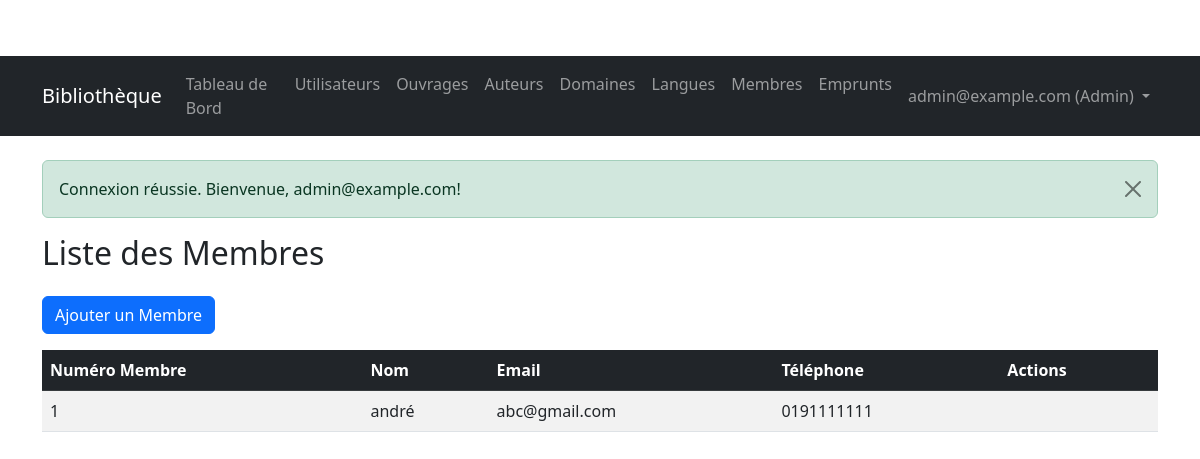
Page /membres/liste.php (signed in) on the committed database.
### tables this page shows
CREATE TABLE `membres` (
  `num_memb` int(10) UNSIGNED NOT NULL,
  `nom_membre` varchar(255) NOT NULL,
  `email_membre` varchar(255) NOT NULL,
  `tel_membre` varchar(50) DEFAULT NULL,
  `est_indelicat` tinyint(1) NOT NULL DEFAULT 0,
  `num_compte` varchar(255) DEFAULT NULL,
  `banque_indelicat` varchar(255) DEFAULT NULL
);

### membres/liste.php (the view, shortened to what this page needs)
<?php
require_once '../header.php';
global $connexion;
$membres = [];
try {
    $requete = $connexion->query("SELECT num_memb, nom_membre, email_membre, tel_membre FROM membres ORDER BY nom_membre ASC");
    $membres = $requete->fetchAll();
} catch (PDOException $e) {
    $error = "Erreur lors de la récupération des membres : " . $e->getMessage();
}
?>
<h2 class="mb-4">Liste des Membres</h2>
<?php if (in_array($_SESSION["user_role"] ?? 'guest', ['admin', 'bibliothecaire'])): ?>
    <p><a href="ajouter.php" class="btn btn-primary">Ajouter un Membre</a></p>
<?php endif; ?>
<?php if (count($membres) > 0): ?>
    <div class="table-responsive">
        <table class="table table-striped table-hover">
            <thead class="table-dark">
                <tr>
                    <th>Numéro Membre</th>
                    <th>Nom</th>
                    <th>Email</th>
                    <th>Téléphone</th>
                    <?php if (in_array($_SESSION["user_role"] ?? 'guest', ['admin', 'bibliothecaire'])): ?>
                        <th>Actions</th>
                    <?php endif; ?>
                </tr>
            </thead>
            <tbody>
                <?php foreach ($membres as $membre): ?>
                    <tr>
                        <td><?= htmlspecialchars($membre["num_memb"]) ?></td>
                        <td><?= htmlspecialchars($membre["nom_membre"]) ?></td>
                        <td><?= htmlspecialchars($membre["email_membre"]) ?></td>
                        <td><?= htmlspecialchars($membre["tel_membre"]) ?></td>
                        <?php if (in_array($_SESSION["user_role"] ?? 'guest', ['admin', 'bibliothecaire'])): ?>
                            <td>
                            </td>
                        <?php endif; ?>
                    </tr>
                <?php endforeach; ?>
            </tbody>
        </table>
    </div>
<?php endif; ?>
<?php require_once '../footer.php'; ?>

### css/style.css (style rules this page uses)
body { padding-top: 56px; }
.table-responsive { margin-top: 1rem; }

### rows in the picture
membres: num_memb "1", nom_membre "andré", email_membre "abc@gmail.com", tel_membre "0191111111"

### other values in the picture
$text "Tableau de Bord"
$text "Utilisateurs"
$text "Ouvrages"
$text "Auteurs"
$text "Domaines"
$text "Langues"
$text "Membres"
$text "Emprunts"
$_SESSION['user_email'] "admin@example.com"
$_SESSION['user_role'] "Admin"
$_SESSION["message"] "Connexion réussie. Bienvenue, admin@example.com!"
